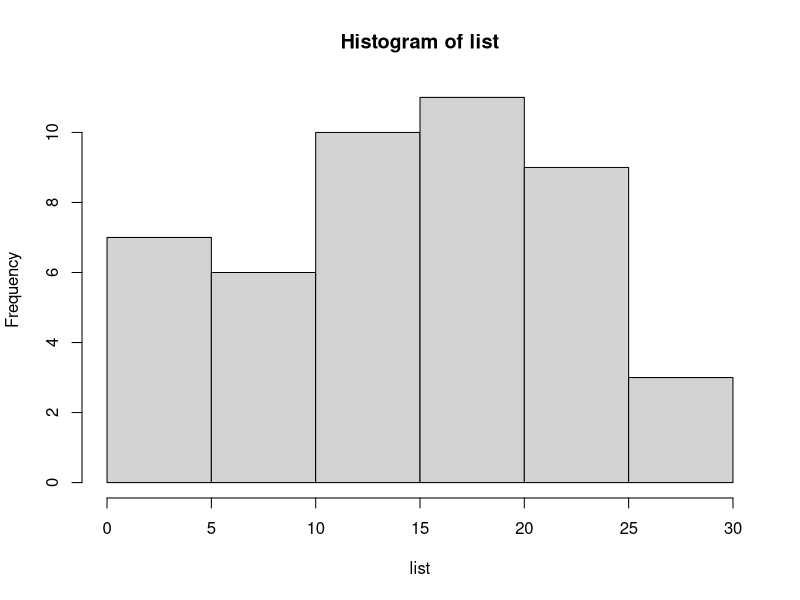

Recreate this plot in R.
list<-c(1, 1, 5, 5, 5, 5, 5, 8, 8, 10, 10, 10, 10, 12, 14, 14, 14, 15, 15, 15, 15, 15, 15, 18, 18, 18, 18, 18,20,20,20,20,20,20,21,21,21,21,25,25,25,25,25,28,28,30)
hist(list)